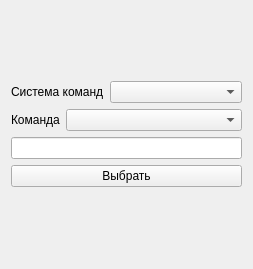
<?xml version="1.0" encoding="UTF-8"?>
<ui version="4.0">
 <class>ChoiseComandForm</class>
 <widget class="QWidget" name="ChoiseComandForm">
  <property name="windowModality">
   <enum>Qt::NonModal</enum>
  </property>
  <property name="geometry">
   <rect>
    <x>0</x>
    <y>0</y>
    <width>253</width>
    <height>269</height>
   </rect>
  </property>
  <property name="windowTitle">
   <string>Выбор команды</string>
  </property>
  <layout class="QGridLayout" name="gridLayout">
   <item row="0" column="0">
    <layout class="QVBoxLayout" name="verticalLayout">
     <item>
      <layout class="QHBoxLayout" name="horizontalLayout_3">
       <item>
        <widget class="QLabel" name="label">
         <property name="sizePolicy">
          <sizepolicy hsizetype="Fixed" vsizetype="Preferred">
           <horstretch>0</horstretch>
           <verstretch>0</verstretch>
          </sizepolicy>
         </property>
         <property name="text">
          <string>Система команд</string>
         </property>
        </widget>
       </item>
       <item>
        <widget class="QComboBox" name="systemsComboBox"/>
       </item>
      </layout>
     </item>
     <item>
      <layout class="QHBoxLayout" name="horizontalLayout_2">
       <item>
        <widget class="QLabel" name="label_2">
         <property name="sizePolicy">
          <sizepolicy hsizetype="Fixed" vsizetype="Preferred">
           <horstretch>0</horstretch>
           <verstretch>0</verstretch>
          </sizepolicy>
         </property>
         <property name="text">
          <string>Команда</string>
         </property>
        </widget>
       </item>
       <item>
        <widget class="QComboBox" name="comandsComboBox"/>
       </item>
      </layout>
     </item>
     <item>
      <layout class="QHBoxLayout" name="horizontalLayout">
       <item>
        <widget class="QLineEdit" name="output">
         <property name="readOnly">
          <bool>true</bool>
         </property>
        </widget>
       </item>
      </layout>
     </item>
     <item>
      <widget class="QPushButton" name="ChoiseButton">
       <property name="text">
        <string>Выбрать</string>
       </property>
      </widget>
     </item>
    </layout>
   </item>
  </layout>
 </widget>
 <resources/>
 <connections/>
</ui>
